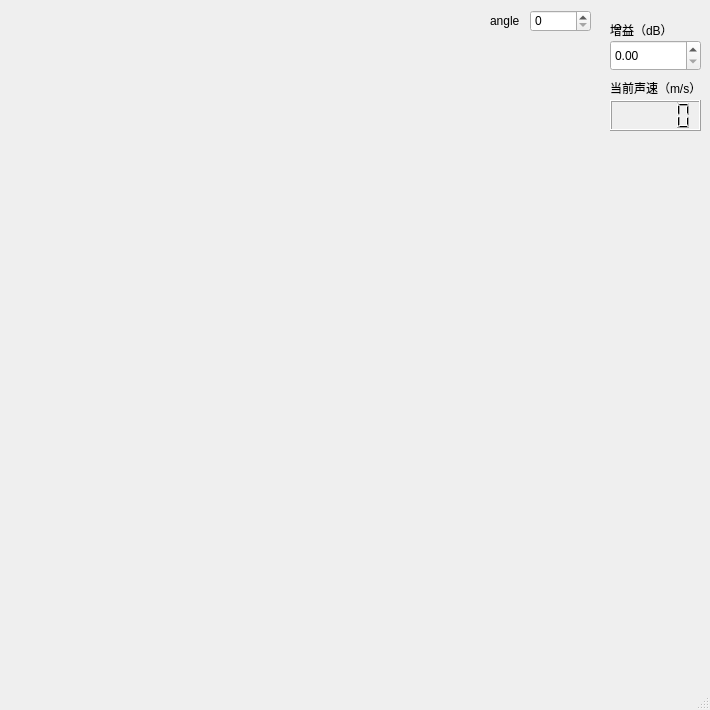
<?xml version="1.0" encoding="UTF-8"?>
<ui version="4.0">
 <class>MainWindow</class>
 <widget class="QMainWindow" name="MainWindow">
  <property name="geometry">
   <rect>
    <x>0</x>
    <y>0</y>
    <width>710</width>
    <height>710</height>
   </rect>
  </property>
  <property name="sizePolicy">
   <sizepolicy hsizetype="Expanding" vsizetype="Expanding">
    <horstretch>0</horstretch>
    <verstretch>0</verstretch>
   </sizepolicy>
  </property>
  <property name="windowTitle">
   <string>MainWindow</string>
  </property>
  <widget class="QWidget" name="centralWidget">
   <widget class="QCustomPlot" name="qCustomPlot" native="true">
    <property name="geometry">
     <rect>
      <x>10</x>
      <y>210</y>
      <width>591</width>
      <height>441</height>
     </rect>
    </property>
   </widget>
   <widget class="QCustomPlot" name="qCustomPlot2" native="true">
    <property name="geometry">
     <rect>
      <x>10</x>
      <y>0</y>
      <width>591</width>
      <height>201</height>
     </rect>
    </property>
    <widget class="QSpinBox" name="angle_spinBox">
     <property name="geometry">
      <rect>
       <x>520</x>
       <y>10</y>
       <width>61</width>
       <height>22</height>
      </rect>
     </property>
    </widget>
    <widget class="QLabel" name="label1">
     <property name="geometry">
      <rect>
       <x>480</x>
       <y>10</y>
       <width>31</width>
       <height>21</height>
      </rect>
     </property>
     <property name="text">
      <string>angle</string>
     </property>
    </widget>
   </widget>
   <widget class="QDoubleSpinBox" name="gainnumber">
    <property name="geometry">
     <rect>
      <x>610</x>
      <y>40</y>
      <width>91</width>
      <height>31</height>
     </rect>
    </property>
   </widget>
   <widget class="QLabel" name="gainlabel">
    <property name="geometry">
     <rect>
      <x>610</x>
      <y>20</y>
      <width>81</width>
      <height>20</height>
     </rect>
    </property>
    <property name="text">
     <string>增益（dB）</string>
    </property>
   </widget>
   <widget class="QLCDNumber" name="vol">
    <property name="geometry">
     <rect>
      <x>610</x>
      <y>100</y>
      <width>91</width>
      <height>31</height>
     </rect>
    </property>
   </widget>
   <widget class="QLabel" name="vollabel">
    <property name="geometry">
     <rect>
      <x>610</x>
      <y>80</y>
      <width>91</width>
      <height>16</height>
     </rect>
    </property>
    <property name="text">
     <string>当前声速（m/s）</string>
    </property>
   </widget>
  </widget>
  <widget class="QStatusBar" name="statusBar"/>
  <widget class="QMenuBar" name="menuBar">
   <property name="geometry">
    <rect>
     <x>0</x>
     <y>0</y>
     <width>710</width>
     <height>23</height>
    </rect>
   </property>
  </widget>
 </widget>
 <layoutdefault spacing="6" margin="11"/>
 <customwidgets>
  <customwidget>
   <class>QCustomPlot</class>
   <extends>QWidget</extends>
   <header location="global">qcustomplot.h</header>
   <container>1</container>
  </customwidget>
 </customwidgets>
 <resources/>
 <connections/>
</ui>
